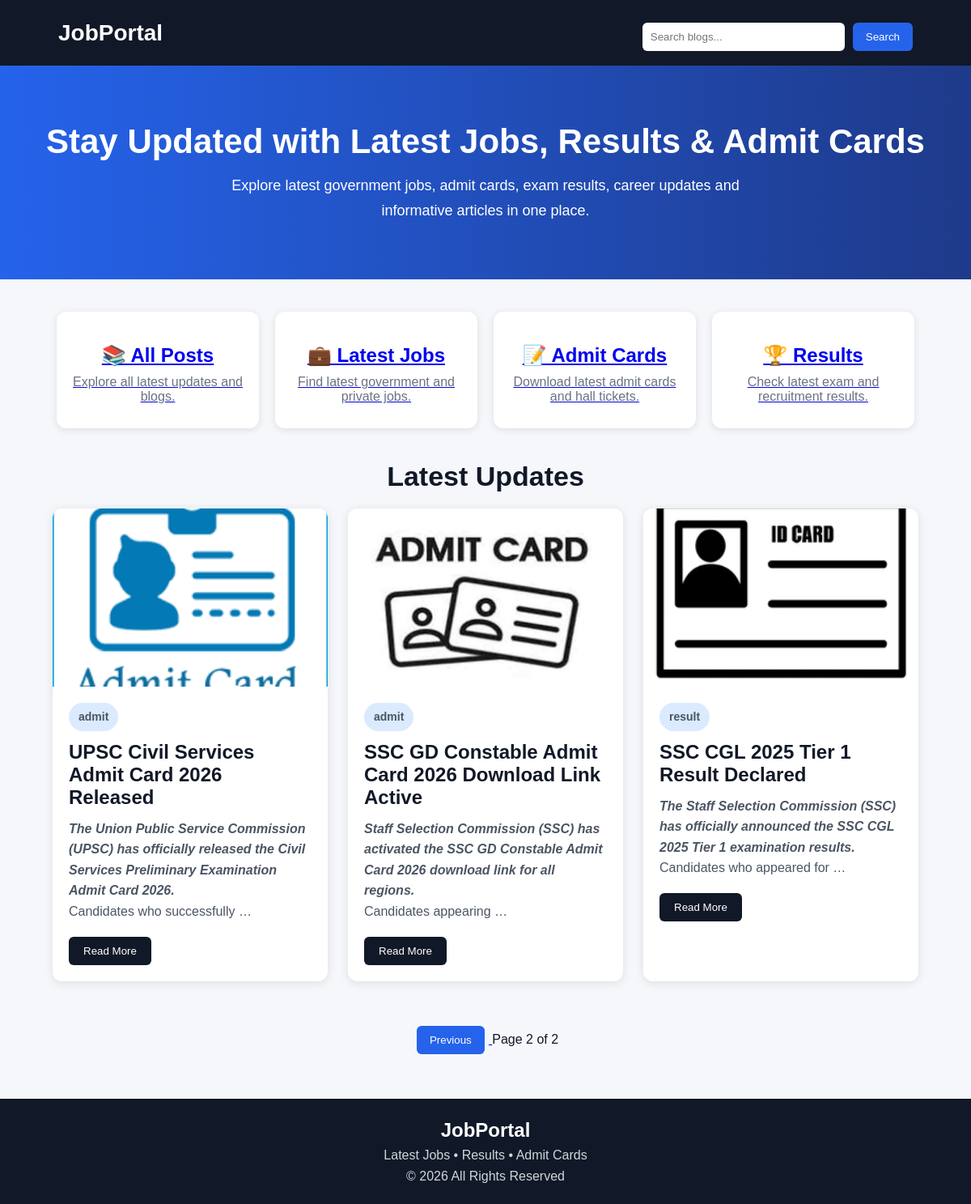
Screenshot of /?page=2 with the database file from the repository.
### blog/models.py (models this page shows, shortened)
class Blog(models.Model):
    CATEGORY_CHOICES = [
        ('jobs', 'Latest Jobs'),
        ('admit', 'Admit Card'),
        ('result', 'Results'),
    ]
    title = models.CharField(max_length=200)
    content = RichTextField()
    category = models.CharField(max_length=20, choices=CATEGORY_CHOICES)
    image = models.ImageField(upload_to='blog_images/', blank=True, null=True)
    created_at = models.DateTimeField(auto_now_add=True)

### blog/views.py (the view)
# urls.py: path('', views.home, name='home'),
def home(request):
    category = request.GET.get('category')
    search = request.GET.get('search')
    blogs = Blog.objects.all()
    if category:
        blogs = blogs.filter(category=category)
    if search:
        blogs = blogs.filter(title__icontains=search)
    paginator = Paginator(blogs, 3)
    page_number = request.GET.get('page')
    blogs = paginator.get_page(page_number)
    return render(request, 'home.html', {'blogs': blogs})

### blog/templates/home.html (shortened to what this page needs)
<!DOCTYPE html>
<html lang="en">
<head>
</head>
<body>
    <div class="navbar">
        <div class="logo">
            JobPortal
        </div>
        <div class="search-box">
            <form method="GET">
                <input type="text" name="search" placeholder="Search blogs...">
                <button type="submit">Search</button>
            </form>
        </div>
    </div>
    <div class="hero">
        <h1>Stay Updated with Latest Jobs, Results & Admit Cards</h1>
        <p>
            Explore latest government jobs, admit cards, exam results,
            career updates and informative articles in one place.
        </p>
    </div>
    <div class="category-section">
        <a href="/">
            <div class="category-card">
                <h2>📚 All Posts</h2>
                <p>Explore all latest updates and blogs.</p>
            </div>
        </a>
        <a href="/?category=jobs">
            <div class="category-card">
                <h2>💼 Latest Jobs</h2>
                <p>Find latest government and private jobs.</p>
            </div>
        </a>
        <a href="/?category=admit">
            <div class="category-card">
                <h2>📝 Admit Cards</h2>
                <p>Download latest admit cards and hall tickets.</p>
            </div>
        </a>
        <a href="/?category=result">
            <div class="category-card">
                <h2>🏆 Results</h2>
                <p>Check latest exam and recruitment results.</p>
            </div>
        </a>
    </div>
    <h1 class="section-title">Latest Updates</h1>
    <div class="container">
        {% for blog in blogs %}
        <div class="card">
            <img src="{{ blog.image.url }}" alt="">
            <div class="card-content">
                <p class="category">{{ blog.category }}</p>
                <h2>{{ blog.title }}</h2>
                <p>{{ blog.content|safe|truncatewords:20 }}</p>
                <a href="{% url 'blog_detail' blog.id %}">
                    <button class="read-btn">Read More</button>
                </a>
            </div>
        </div>
        {% endfor %}
    </div>
    <div class="pagination">
        {% if blogs.has_previous %}
            <a href="?page={{ blogs.previous_page_number }}">
                <button>Previous</button>
            </a>
        {% endif %}
        <span>
            Page {{ blogs.number }} of {{ blogs.paginator.num_pages }}
        </span>
    </div>
    <div class="footer">
        <h2>JobPortal</h2>
        <p>Latest Jobs • Results • Admit Cards</p>
        <p>© 2026 All Rights Reserved</p>
    </div>
</body>
</html>

### blog/templates/home.html (style rules this page uses)
* { margin:0; padding:0; box-sizing:border-box; }
body { font-family: Arial, sans-serif; background:#f5f7fb; color:#111827; }
.navbar { background:#111827; color:white; padding:18px 6%; display:flex; justify-content:space-between; align-items:center; flex-wrap:wrap; }
.logo { font-size:28px; font-weight:bold; }
.search-box form { display:flex; gap:10px; margin-top:10px; }
.search-box input { padding:10px; width:250px; border:none; border-radius:6px; outline:none; }
.search-box button { padding:10px 16px; border:none; background:#2563eb; color:white; border-radius:6px; cursor:pointer; }
.hero { background:linear-gradient(to right,#2563eb,#1e3a8a); color:white; text-align:center; padding:70px 20px; }
.hero h1 { font-size:42px; margin-bottom:15px; }
.hero p { font-size:18px; max-width:700px; margin:auto; line-height:1.7; }
.category-section { width:90%; margin:40px auto; display:flex; flex-wrap:wrap; justify-content:center; gap:20px; }
.category-card { width:250px; background:white; padding:30px 20px; border-radius:12px; text-align:center; box-shadow:0px 2px 10px rgba(0,0,0,0.1); transition:0.3s; cursor:pointer; }
.category-card h2 { margin-top:10px; font-size:24px; }
.category-card p { margin-top:10px; color:#6b7280; }
.section-title { text-align:center; margin:20px 0; font-size:34px; }
.container { width:90%; margin:auto; display:flex; flex-wrap:wrap; justify-content:center; gap:25px; padding-bottom:50px; }
.card { width:340px; background:white; border-radius:12px; overflow:hidden; box-shadow:0px 2px 12px rgba(0,0,0,0.1); transition:0.3s; }
.card img { width:100%; height:220px; object-fit:cover; display:block; }
.card-content { padding:20px; }
.category { display:inline-block; background:#dbeafe; color:#1d4ed8; padding:6px 12px; border-radius:20px; font-size:14px; font-weight:bold; margin-bottom:12px; }
.card h2 { margin-bottom:12px; font-size:24px; }
.card p { color:#4b5563; line-height:1.6; }
.read-btn { margin-top:18px; padding:10px 18px; border:none; background:#111827; color:white; border-radius:6px; cursor:pointer; }
.pagination { text-align:center; margin-bottom:50px; }
.pagination button { padding:10px 16px; margin:5px; border:none; background:#2563eb; color:white; border-radius:6px; cursor:pointer; }
.footer { background:#111827; color:white; text-align:center; padding:25px; }
.footer p { margin-top:8px; color:#d1d5db; }

### rows the page displays
Blog: image (picture), category "admit", title "UPSC Civil Services Admit Card 2026 Released", content "The Union Public Service Commission (UPSC) has officially released the Civil Services Preliminary Examination Admit Card 2026. Candidates who successfully …"
Blog: image (picture), category "admit", title "SSC GD Constable Admit Card 2026 Download Link Active", content "Staff Selection Commission (SSC) has activated the SSC GD Constable Admit Card 2026 download link for all regions. Candidates appearing …"
Blog: image (picture), category "result", title "SSC CGL 2025 Tier 1 Result Declared", content "The Staff Selection Commission (SSC) has officially announced the SSC CGL 2025 Tier 1 examination results. Candidates who appeared for …"

### other values shown
{{ blogs.number }} "2"
{{ blogs.paginator.num_pages }} "2"
